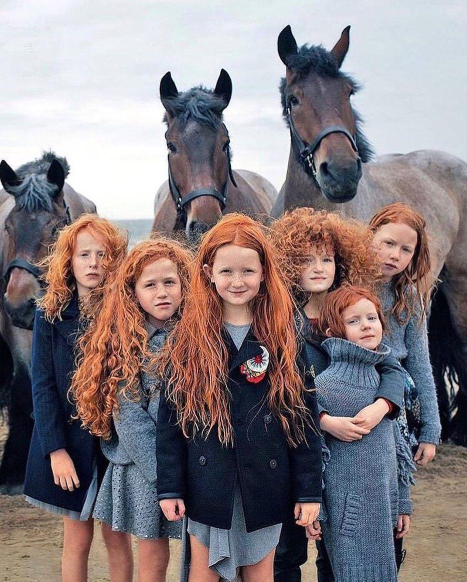
#> input picture 08_ImageProcessing-Basics/Pics/gairls.jpg, 934 x 1163 px, given in place of bike.jpg, which was not available (shown at 1/2 size)
$ jupyter execute --allow-errors DS_08_ImageProcessingBasics.ipynb   (text cells are left out)
#> lines starting #> are read from the running program, lines starting #| are printed output that depends on the picture; after the words box and inside, x2 and y2 are one past the last pixel; in counts of white or black regions, pixels touching at a corner belong together; pictures that were not available may be replaced by others from this repository, and a replacement may not be noted
[cell 1]
# Import Libraries
import numpy as np
import pandas as pd
import seaborn as sb
import matplotlib.pyplot as plt

import cv2
import glob as gb

[cell 2]
img_path = gb.glob('Pics/*.*')
img_path

[cell 3]
image = cv2.imread("Pics/bike.jpg")
#> image is the input picture: shape (1163, 934, 3); mean B, G, R 128.7, 125.4, 135.6

print(f"Image dimensions: {image.shape}")     # print (height, width, number of channels)
#| Image dimensions: (1163, 934, 3)
# 3-channel : BGR ==> Default mode in OpenCV is BGR

[cell 4]
# Access a specific pixel (e.g., row 100, column 200)
pixel_value = image[100, 200]
#> pixel_value = [249, 243, 238]
print(f"Pixel value at (100, 200): {pixel_value}")
#| Pixel value at (100, 200): [249 243 238]
# This code snippet retrieves the pixel value at coordinates (100, 200) from the image using array indexing in OpenCV.
# In OpenCV, images are represented as NumPy arrays.
# This indicates that the pixel at coordinates (100, 200) has intensity values of
# 183 for the Blue channel, 169 for the Green channel, and 157 for the Red channel.

# if Blue = Green = Red =  0  ==> Color : Black
# if Blue = Green = Red = 255 ==> Color : White

[cell 5]
image[100, 200][0], image[100, 200][1], image[100, 200][2]
#> Out = (249, 243, 238)

[cell 6]
# Access the Blue channel
blue = image[..., 0]
# This command extracts the blue channel of the image. In OpenCV, color images are typically represented in the BGR (Blue, Green, Red) color space,
# so the blue channel corresponds to the first channel (index 0) of the image array.
# Access the Green channel
green = image[..., 1]
# Access the Red channel
red = image[..., 2]

[cell 7]
red.shape
#> Out = (1163, 934)

[cell 8]
red[0].shape
#> Out = (934,)

[cell 9]
# Display the color channels separately (optional)
cv2.imshow("Blue Channel", blue)
cv2.imshow("Green Channel", green)
cv2.imshow("Red Channel", red)
cv2.waitKey(0)
cv2.destroyAllWindows()

[cell 10]
# Show Image
img = cv2.imread('Pics/bike.jpg', 0)     # mode: gray
#> img: shape (1163, 934); min 0, max 255, mean 128.8
# img = cv2.imread('Pics/bike.jpg', 1)     # mode: colorful
cv2.imshow('Pic', img)
cv2.waitKey()
cv2.destroyAllWindows()

[cell 11]
# Method_1
img = cv2.imread('Pics/astronaut.jpg')
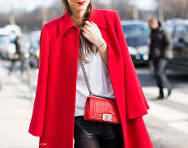
#> input picture 08_ImageProcessing-Basics/Pics/red_dress.jpg, 188 x 148 px, given in place of astronaut.jpg, which was not available
#> img is the input picture: shape (148, 188, 3); mean B, G, R 119.5, 107.4, 178.1
print('Main Image coordinate:', img.shape)
#| Main Image coordinate: (148, 188, 3)
cv2.imshow('Pic_main', img)

for i in range(3):
    img = img[::2, ::2, :]
#This command resizes the image by reducing its dimensions to half along both the height and width axes, while keeping all color channels intact

    cv2.imshow(f'Pic_resize {i}', img)
    print(f'Resize {i} image coordinate:', img.shape)
    cv2.waitKey()
    cv2.destroyAllWindows()

[cell 12]
# Method_2
img = cv2.imread('Pics/bike.jpg', 1)
img = cv2.resize(img, (500, 500))
#> img: shape (500, 500, 3)
cv2.imshow('img_resized', img)
cv2.setWindowProperty('img_resized', cv2.WND_PROP_TOPMOST, 1)
# This command is used in OpenCV to set window properties, particularly to make a window appear as the topmost window (on top of all other windows).
# Parameter 01 ('img_resized'): This is the name of the window whose property is being set.
# Parameter 02 (cv2.WND_PROP_TOPMOST) : This is a flag that indicates the property being set. In this case, it's used to make the window topmost.
# Parameter 03 (1) : This value indicates the value to be set for the specified property. In this case, 1 typically means that the window should be made topmost.

cv2.waitKey()
cv2.destroyAllWindows()

[cell 13]
img.shape
#> Out = (500, 500, 3)

[cell 14]
img = img[:, ::3, :]
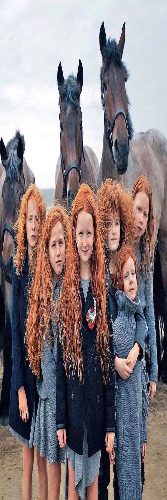
#> img: shape (500, 167, 3); mean B, G, R 128.7, 125.3, 135.6
cv2.imshow('image', img)
cv2.waitKey()
cv2.destroyAllWindows()

[cell 15]
img.max()
#> Out = 255

[cell 16]
img.min()
#> Out = 0

[cell 17]
type(img)

[cell 18]
cap = cv2.VideoCapture(1)     # 0: the built-in camera on your laptop, 1: External webcam are connected to your system.
i = 0
while True:
    ret, frame = cap.read()
    # ret: status of read or not read
    # frame: picture
    print("ret:", ret)
#| ret: True
    print("frame:", frame)
#> (printed output is left out)
    if not ret:
        print("Error: Failed to capture frame")
        break
    cv2.imshow('one', frame)
    print("i:", i)
    i += 1

    q = cv2.waitKey(1)     # return Asci Code of key
#> (key q is pressed here)
    if q == ord('q'):      # compaer Asci Code of 'q'
        break
cap.release()     # Close the window
cv2.destroyAllWindows()

[cell 19]
import arabic_reshaper
from bidi.algorithm import get_display
from PIL import ImageFont
from PIL import Image
from PIL import ImageDraw

[cell 20]
def txt2fa(txt):
    reshaped_text = arabic_reshaper.reshape(txt)
    farsi_text = get_display(reshaped_text)
    return farsi_text

def cvt_cv2_frame_2_pil_image(frame):     # Conver to PIL
    color_coverted = cv2.cvtColor(frame, cv2.COLOR_BGR2RGB)
    pil_image = Image.fromarray(color_coverted)
    return pil_image

def cvt_pil_image_2_cv2_frame(pil_image):
    nimg = np.array(pil_image)
    frame = cv2.cvtColor(nimg, cv2.COLOR_RGB2BGR)
    return frame

def put_persian_text(txt, pil_image, w_h = (0, 0)):
    draw = ImageDraw.Draw(pil_image)

    bidi_text = txt2fa(txt)
    font_path = 'H:\SoftWares\Fonts\iransans.ttf'
    arabic_font = ImageFont.truetype(font_path, 20)
    draw.text(w_h, bidi_text, (255, 0, 255), font = arabic_font)
    return pil_image

[cell 21]
cap = cv2.VideoCapture(1)

# input('#Check font file is exist?')
#> (the rest of this cell did not finish here and is left out)

[cell 22]
w, h = 512, 512
data = np.zeros((h, w, 3), dtype = np.uint8)
data[0 : 250, 0 : 250, :] = [0, 0, 255]           # Red
data[0 : 250, 262 : 513, :] = [0 , 255, 0]        # Green
data[262 : 513, 0 : 250, :] = [255, 0, 0]         # Blue
data[262 : 513, 262 : 513, :] = [128, 0, 128]     # Purple
data[250 : 262, 250 : 262, :] = [255, 255, 255]   # White

cv2.imshow('MyColorPic', data)
cv2.setWindowProperty('MyColorPic', cv2.WND_PROP_TOPMOST, 1)
cv2.waitKey()
cv2.destroyAllWindows()

[cell 23]
print(data)
print("\nImage Coordinate:", data.shape)

[cell 24]
image = cv2.imread(r'Pics/color_dance.jpg', 1)     # The r before the string denotes a raw string literal in Python, which is often used for file paths to avoid interpreting special characters.

B, G, R = cv2.split(image)
# Corresponding channels are seperated

cv2.imshow('Original', image)
cv2.waitKey()

cv2.imshow('Blue', B)
cv2.waitKey()

cv2.imshow('Green', G)
cv2.waitKey()

cv2.imshow('Red', R)
cv2.waitKey()

cv2.destroyAllWindows()

[cell 25]
image = cv2.imread(r'Pics/bike.jpg', 1)
cv2.imshow('Image_bike', image)
cv2.waitKey()

img_merged1 = cv2.merge((B, G, R))
cv2.imshow('Img_merged_BGR', img_merged1)
cv2.waitKey()

img_merged2 = cv2.merge((R, G, B))
cv2.imshow('Img_merged_RGB', img_merged2)
cv2.waitKey()

cv2.destroyAllWindows()

[cell 26]
status1 = cv2.imwrite('Pics/Img_merged_BGR.jpg', img_merged1)
status2 = cv2.imwrite('Pics/Img_merged_RGB.jpg', img_merged2)
print('Image written sucess?', status1, status2 )
#| Image written sucess? True True

[cell 27]
background = cv2.imread(r'Pics/bike.jpg', 1)
overlay = cv2.imread(r'Pics/girls.jpg', 1)

[cell 28]
background.shape
#> Out = (1163, 934, 3)

#> (a cell that did not finish here is left out)

#> (a cell that did not finish here is left out)

[cell 31]
image = cv2.imread(r'Pics/bike.jpg')
image_cvt = cv2.cvtColor(image, cv2.COLOR_BGR2HSV)
#> image_cvt: shape (1163, 934, 3); mean H, S, V 79.4, 80.4, 148.5
# HSV stands for Hue, Saturation, and Value, and it represents a color space used to describe colors in terms of their hue, saturation, and brightness or value.
cv2.imshow('Original_BGR', image)
cv2.waitKey()

cv2.imshow('Image_HSV', image_cvt)
cv2.waitKey()

cv2.destroyAllWindows()

[cell 32]
img = cv2.imread('Pics/HSV_ColorSpace.jpg', 1)
rainbow = cv2.imread('Pics/rainbow.png', 1)

#> (the rest of this cell did not finish here and is left out)

[cell 33]
img_path = gb.glob('Pics/*.*')
img_path

[cell 34]
img_bgr = cv2.imread('Pics/color_dance.jpg')
img_hsv = cv2.cvtColor(img_bgr, cv2.COLOR_BGR2HSV)
#> img_hsv: shape (148, 188, 3); mean H, S, V 107.4, 106.1, 182.7

cv2.imshow('Original', img_bgr)
cv2.waitKey()
cv2.imshow('img_hsv', img_hsv)
cv2.waitKey()

H, S, V = cv2.split(img_hsv)

cv2.imshow('H', H)
cv2.waitKey()

cv2.imshow('S', S)
cv2.waitKey()

cv2.imshow('V', V)
cv2.waitKey()

cv2.destroyAllWindows()

[cell 35]
print("H.max():", H.max())
#| H.max(): 179
print("H.min():", H.min())
#| H.min(): 0

[cell 36]
print("S.max():", S.max())
#| S.max(): 255
print("S.min():", S.min())
#| S.min(): 0

[cell 37]
print("V.max():", V.max())
#| V.max(): 255
print("V.min():", V.min())
#| V.min(): 0

[cell 38]
img_bgr = cv2.imread('Pics/red_dress.jpg', 1)
img_hsv = cv2.cvtColor(img_bgr, cv2.COLOR_BGR2HSV)

low_red = np.array([161, 155, 84])
high_red = np.array([179, 255, 255])

red_mask = cv2.inRange(img_hsv, low_red, high_red)
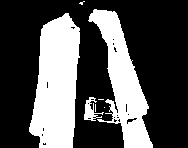
#> red_mask: shape (148, 188); 32.1% white; 7 white regions (4 under 20 px), largest, box (x1, y1, x2, y2) and area: (29, 13, 80, 148) 5034, (88, 9, 153, 148) 3670, (84, 97, 104, 121) 207

cv2.imshow('Original', img_bgr)
cv2.imshow('Red_mask', red_mask)

cv2.waitKey()
cv2.destroyAllWindows()

[cell 39]
red_mask.shape
#> Out = (148, 188)

[cell 40]
img_bgr.shape
#> Out = (148, 188, 3)

[cell 41]
img_hsv.shape
#> Out = (148, 188, 3)

[cell 42]
red_mask

[cell 43]
red_mask.max()
#> Out = 255

[cell 44]
red_mask.min()
#> Out = 0

[cell 45]
img = cv2.imread('Pics/bike.jpg')
print(img.shape)
#| (1163, 934, 3)

[cell 46]
img_rt180 = cv2.rotate(img, cv2.ROTATE_180)
img_rt90 = cv2.rotate(img, cv2.ROTATE_90_CLOCKWISE)
cv2.imshow('Original', img)
cv2.imshow('Img_Rotated_180', img_rt180)
cv2.imshow('Img_Rotated_90', img_rt90)
cv2.waitKey()
cv2.destroyAllWindows()

[cell 47]
img = cv2.imread('Pics/bike.jpg')
(h, w) = img.shape[:2]
# get image height, width

center = (w / 2, h / 2)

scale_1 = 1     # To resize image
scale_2 = 2

#> (the rest of this cell did not finish here and is left out)

[cell 48]
img = cv2.imread('Pics/bike.jpg', 1)
cv2.circle(img, (100, 100), 100, (255, 255, 0),-1)     # (Image, Center, Radius, Color, Fill inside (-1) or not (thickness from 0 to ...))

cv2.imshow('Circle image', img)
cv2.waitKey()
cv2.destroyAllWindows()

[cell 49]
img = cv2.imread('Pics/bike.jpg')
cv2.rectangle(img, (15, 25), (250, 150), (0, 255, 255), 5)     #(Image, Point_1, Point_2 (Diameter), Color, Fill inside (-1) or not (thickness from 0 to ...))

cv2.imshow('Rectangle', img)
cv2.waitKey()
cv2.destroyAllWindows()

[cell 50]
img = cv2.imread('Pics/bike.jpg')

pts = np.array([[100, 50], [200, 300], [500, 100], [700, 200]], np.int32)

cv2.polylines(img, [pts], True, (255, 0, 255), 4)     # (Image, Points, Close or Open, Color, Tickness)
# cv2.polylines(img, [pts], False, (255, 0, 255), 4)

cv2.imshow('Image_polylines', img)
cv2.waitKey()
cv2.destroyAllWindows()

[cell 51]
font = cv2.FONT_HERSHEY_SIMPLEX
#> font = 0
img = cv2.imread('Pics/girls.jpg')
txt = 'I love DataScience and AI :)'
cv2.putText(img, txt, (10, 50), font, 1, (0, 0, 255), 2)

cv2.imshow('Image_text', img)
cv2.waitKey()
cv2.destroyAllWindows()

[cell 52]
img = cv2.imread('Pics/bike.jpg')
img_1 = img[::, ::5, :].copy()
img_2 = img[::5, ::, :].copy()

cv2.imshow('Original', img)
cv2.imshow('NewImage1(resizedX)', img_1)
cv2.imshow('NewImage2(resizedY)', img_2)

cv2.setWindowProperty('Original', cv2.WND_PROP_TOPMOST, 1)
cv2.waitKey()
cv2.destroyAllWindows()

[cell 53]
img = cv2.imread('Pics/girls.jpg', 1)
cv2.imshow('Original', img)
cv2.setWindowProperty('Original', cv2.WND_PROP_TOPMOST, 1)

# A 3×3 identity kernel
# kernel = np.array([[0, 0, 0],
#                    [0, 1, 0],
#                    [0, 0, 0]])

kernel = np.ones((5, 5), np.float32) / 25
# This is the convolution kernel that defines the filter's behavior. The kernel is a matrix that determines the weights applied to each pixel and its neighbors during the convolution operation.

#> (the rest of this cell did not finish here and is left out)

[cell 54]
print('Kernel:')
print(kernel)

[cell 55]
print(img)
#| None

#> (a cell that did not finish here is left out)

[cell 57]
img = cv2.imread('Pics/girls.jpg')
cv2.imshow('Original', img)
#> (the rest of this cell did not finish here and is left out)

[cell 58]
img = cv2.imread('Pics/girls.jpg')
cv2.imshow('Original', img)
#> (the rest of this cell did not finish here and is left out)

[cell 59]
img = cv2.imread('Pics/girls.jpg')
cv2.imshow('Original', img)
#> (the rest of this cell did not finish here and is left out)

[cell 60]
img = cv2.imread('Pics/girls.jpg')
cv2.imshow('Original', img)
# cv2.imshow('CV2.GaussianBlur Output', cv2.GaussianBlur(img, (5, 5), cv2.BORDER_DEFAULT))     # For Compare with Bilateral filter
#> (the rest of this cell did not finish here and is left out)

[cell 61]
img = cv2.imread('Pics/girls.jpg')
kernel_shrp = np.array([[ 0, -1,  0],
                        [-1,  5, -1],
                        [ 0, -1,  0]])
#> (the rest of this cell did not finish here and is left out)

[cell 62]
img = cv2.imread('Pics/bike.jpg', 0)

threshold = 100

ret, thresh1 = cv2.threshold(img, threshold, 255, cv2.THRESH_BINARY)      # Binary Threshold
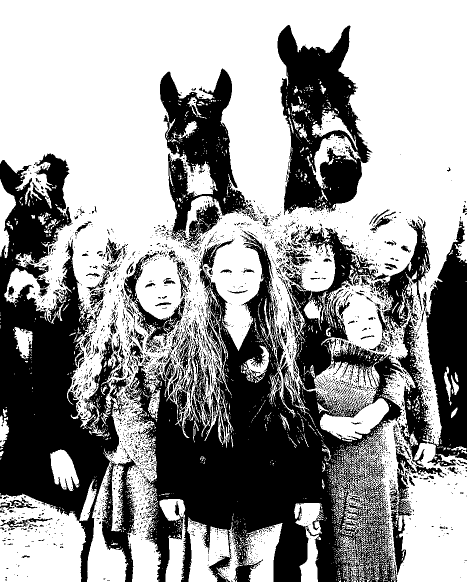
#> thresh1: shape (1163, 934) (shown at 1/2 size); 60.6% white; 3161 black regions (2859 under 20 px), largest, box (x1, y1, x2, y2) and area: (249, 452, 808, 1163) 171331, (0, 306, 241, 1163) 94812, (555, 50, 745, 430) 38476
#> ret = 100
ret, thresh2 = cv2.threshold(img, threshold, 255, cv2.THRESH_BINARY_INV)  # Binary Threshold Inverted
ret, thresh3 = cv2.threshold(img, threshold, 255, cv2.THRESH_TRUNC)       # Truncated Threshold
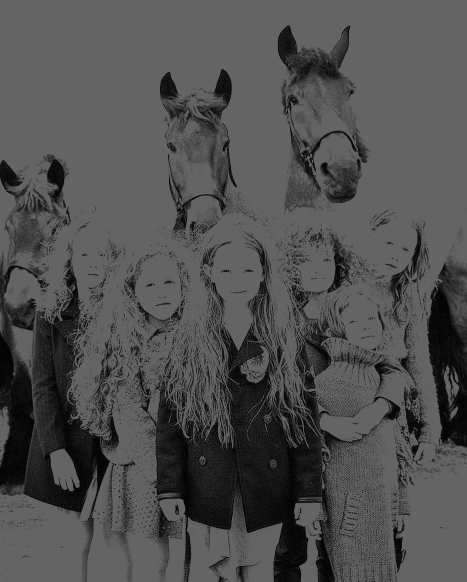
#> thresh3: shape (1163, 934) (shown at 1/2 size); min 0, max 100, mean 79.4
ret, thresh4 = cv2.threshold(img, threshold, 255, cv2.THRESH_TOZERO)      # Zero Threshold
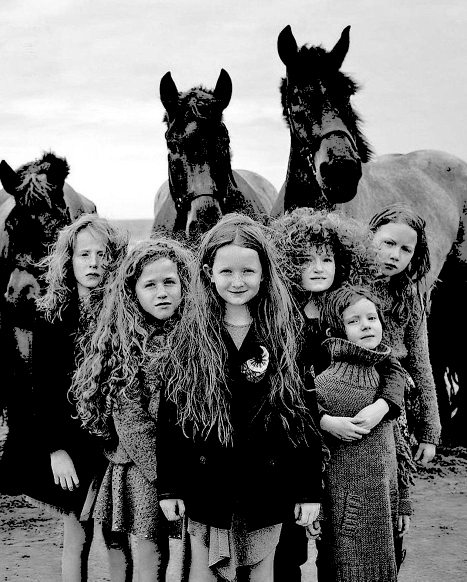
#> thresh4: shape (1163, 934) (shown at 1/2 size); min 0, max 255, mean 110
ret, thresh5 = cv2.threshold(img, threshold, 255, cv2.THRESH_TOZERO_INV)  # Zero Inverted
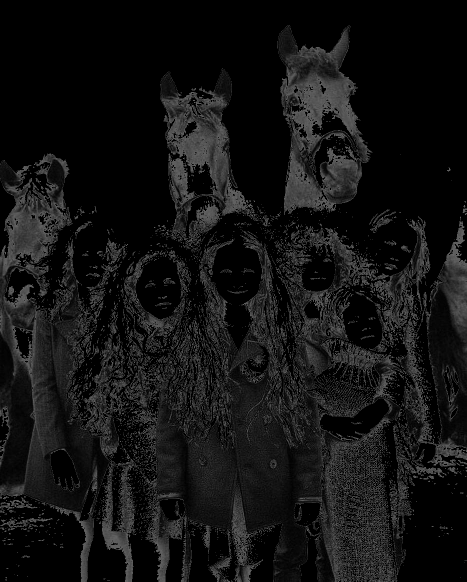
#> thresh5: shape (1163, 934) (shown at 1/2 size); min 0, max 100, mean 18.9

cv2.imshow('Original', img)
cv2.imshow('Binary Threshold', thresh1)
cv2.imshow('Binary Threshold Inverted', thresh2)
cv2.imshow('Truncated Threshold', thresh3)
cv2.imshow('Zero Threshold', thresh4)
cv2.imshow('Zero Inverted', thresh5)

cv2.waitKey()
cv2.destroyAllWindows()

[cell 63]
img = cv2.imread('Pics/bike.jpg')

img = cv2.cvtColor(img, cv2.COLOR_BGR2GRAY)
#> img: shape (1163, 934)

ret, th1 = cv2.threshold(img, 160, 255, cv2.THRESH_BINARY)
#> th1: shape (1163, 934); 34.6% white; 5026 white regions (4694 under 20 px), largest, box (x1, y1, x2, y2) and area: (0, 0, 934, 621) 288645, (640, 424, 834, 539) 6565, (422, 490, 520, 594) 5771

th2 = cv2.adaptiveThreshold(img, 255, cv2.ADAPTIVE_THRESH_MEAN_C, cv2.THRESH_BINARY, 11, 2)
#> th2: shape (1163, 934); 63.6% white; 7601 black regions (6062 under 20 px), largest, box (x1, y1, x2, y2) and area: (421, 551, 817, 1163) 61208, (0, 529, 472, 1163) 48971, (471, 49, 934, 502) 15451
th3 = cv2.adaptiveThreshold(img, 255, cv2.ADAPTIVE_THRESH_GAUSSIAN_C, cv2.THRESH_BINARY, 11, 2)
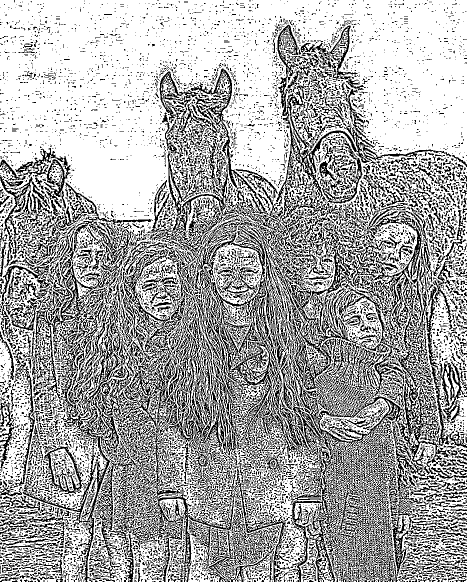
#> th3: shape (1163, 934) (shown at 1/2 size); 66% white; black in thin lines or dots

cv2.imshow('Original', img)
cv2.imshow('Binary Threshold', th1)
cv2.imshow('Mean Adaptive Threshold', th2)
cv2.imshow('Gaussian Adaptive Threshold', th3)

cv2.waitKey()
cv2.destroyAllWindows()

[cell 64]
img = cv2.imread('Pics/bike.jpg')
edges = cv2.Canny(img, 100, 80, True)
#> edges: shape (1163, 934); 19% white in thin lines or dots

cv2.imshow('Edge Detected Image', edges)
cv2.imshow('Original', img)
cv2.waitKey()
cv2.destroyAllWindows()

[cell 65]
image = cv2.imread('Pics/bike.jpg')
edged = cv2.Canny(image, 30, 100)
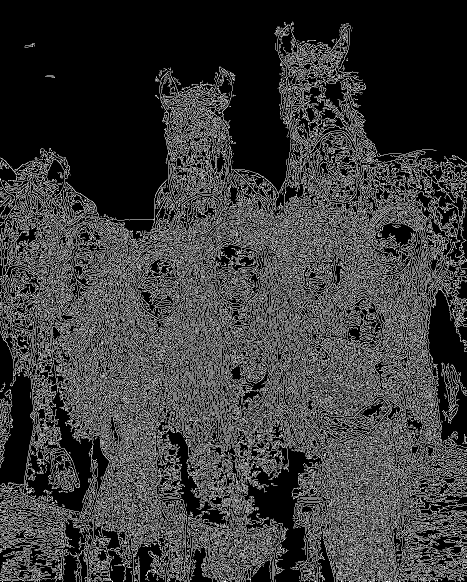
#> edged: shape (1163, 934) (shown at 1/2 size); 23.4% white in thin lines or dots
# cv2.waitKey()

contours, hierarchy = cv2.findContours(edged, cv2.RETR_EXTERNAL, cv2.CHAIN_APPROX_NONE)
#> contours = 8868 contours, 8252 with area under 20; largest, box (x1, y1, x2, y2) and area: (143, 481, 370, 987) 11164, (607, 624, 851, 1004) 10087, (119, 572, 224, 839) 5868, (486, 581, 674, 897) 4630, (534, 467, 661, 744) 3914
cv2.imshow('Original', image)
cv2.imshow('Canny Edges After Contouring', edged)

cv2.drawContours(image, contours, -1, (0, 255, 0), 1)
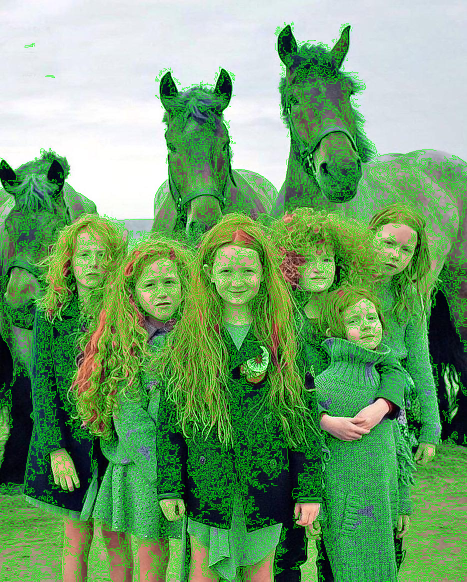
#> image: shape (1163, 934, 3) (shown at 1/2 size); mean B, G, R 107.8, 159.6, 112

cv2.imshow('Contours', image)
cv2.waitKey()
cv2.destroyAllWindows()

[cell 66]
mouse_events = [j for j in dir(cv2) if 'EVENT' in j]
#> mouse_events = 18 items, first 6: 'EVENT_FLAG_ALTKEY', 'EVENT_FLAG_CTRLKEY', 'EVENT_FLAG_LBUTTON', 'EVENT_FLAG_MBUTTON', 'EVENT_FLAG_RBUTTON', 'EVENT_FLAG_SHIFTKEY'
print(mouse_events)
#> (printed output is left out)

[cell 67]
def draw_circle(event, x, y, flags, param):
    if (event == cv2.EVENT_LBUTTONDBLCLK):
        cv2.circle(img, (x, y), 50, (100, 0, 255), -1)     # (Image, Center, Radius, Color, Fill inside (-1) or not (thickness from 0 to ...))
img = np.zeros((512, 512, 3), np.uint8)
cv2.namedWindow('image')
cv2.setMouseCallback('image', draw_circle)

print("Please Double Click in the Window")
while(1):
    cv2.imshow('image', img)
    q = cv2.waitKey(1)
#> (key q is pressed here)
    if q == ord('q'):
        break

cv2.destroyAllWindows()
